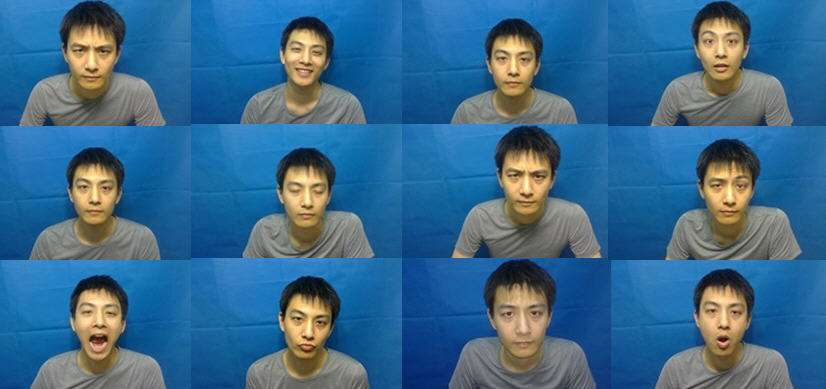
#> input picture datas/faces.png, 826 x 389 px
$ python '20230807_p04_opencv人脸检测.py'
#> lines starting #> are read from the running program, lines starting #| are printed output that depends on the picture; after the words box and inside, x2 and y2 are one past the last pixel; in counts of white or black regions, pixels touching at a corner belong together
# -*- coding:utf-8 -*-

import cv2 as cv
import numpy as np
import matplotlib.pyplot as plt

"""
定位
其实是一种辅助功能
"""

"""
基于Haar Cascades的Face Detection
"""
# 加载定义好的人脸以及眼睛信息匹配信息
face_cascade = cv.CascadeClassifier('./datas/haarcascade_frontalface_default.xml')
eye_cascade = cv.CascadeClassifier('./datas/haarcascade_eye.xml')
# 加载图像
img = cv.imread('./datas/faces.png')
#> img is the input picture: shape (389, 826, 3); mean B, G, R 140.5, 105.7, 58.4
# img = cv.imread('./datas/v1_frame/img_400.png')
# 转换为灰度图像
gray = cv.cvtColor(img, cv.COLOR_BGR2GRAY)
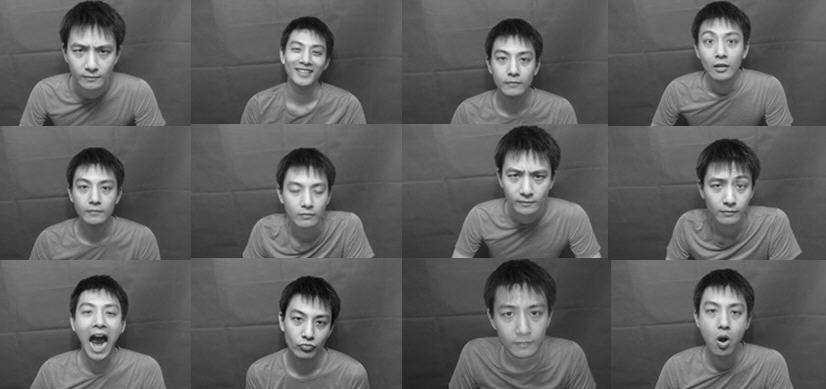
#> gray: shape (389, 826); min 1, max 248, mean 95.5

# 检测图像
faces = face_cascade.detectMultiScale(gray, 1.3, 5)
#> faces = [[278, 29, 56, 56], [691, 18, 59, 59], [62, 28, 61, 61], [484, 36, 59, 59], [497, 153, 61, 61], [66, 164, 59, 59], [699, 163, 60, 60], [277, 168, 59, 59], [69, 288, 61, 61], [693, 287, 62, 62], [486, 285, 72, 72], [279, 297, 60, 60]]
for (x, y, w, h) in faces:
    # 画人脸区域
    cv.rectangle(img, (x, y), (x + w, y + h), (255, 0, 0), 2)

    # 获得人脸区域
    roi_gray = gray[y:y + h, x:x + w]
    roi_img = img[y:y + h, x:x + w]

    # 检测眼睛
    eyes = eye_cascade.detectMultiScale(roi_gray)
    for (ex, ey, ew, eh) in eyes:
        # 画眼睛
        cv.rectangle(roi_img, (ex, ey), (ex + ew, ey + eh), (0, 0, 255), 2)
#> this loop made 12 passes
#> (x, y, w, h, eyes) on passes 2, 3, 4, 7, 10, 11, 12: (691, 18, 59, 59, [[28, 13, 22, 22]]), (62, 28, 61, 61, [[7, 10, 22, 22]]), (484, 36, 59, 59, [[8, 12, 22, 22]]), (699, 163, 60, 60, [[8, 9, 22, 22]]), (693, 287, 62, 62, [[9, 15, 20, 20]]), (486, 285, 72, 72, [[36, 16, 22, 22], [11, 18, 23, 23]]), (279, 297, 60, 60, [[9, 11, 22, 22]])
#> pass 1, `roi_gray = gray[y:y + h, x:x + w]`:
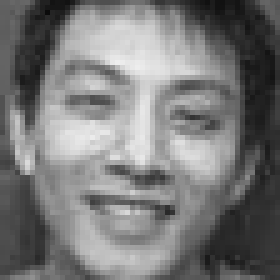
#> roi_gray: shape (56, 56) (shown 5 times larger); min 11, max 239, mean 120.8
#> pass 1, `roi_img = img[y:y + h, x:x + w]`:
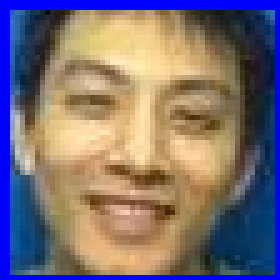
#> roi_img: shape (56, 56, 3) (shown 5 times larger); mean B, G, R 115.9, 111.5, 123.3
#> pass 2, `roi_img = img[y:y + h, x:x + w]`:
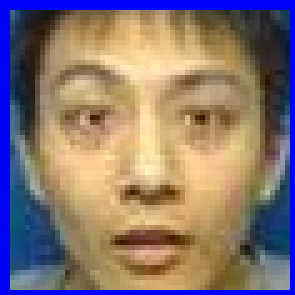
#> roi_img: shape (59, 59, 3) (shown 5 times larger); mean B, G, R 114.5, 117.9, 135.5
#> after the loop:
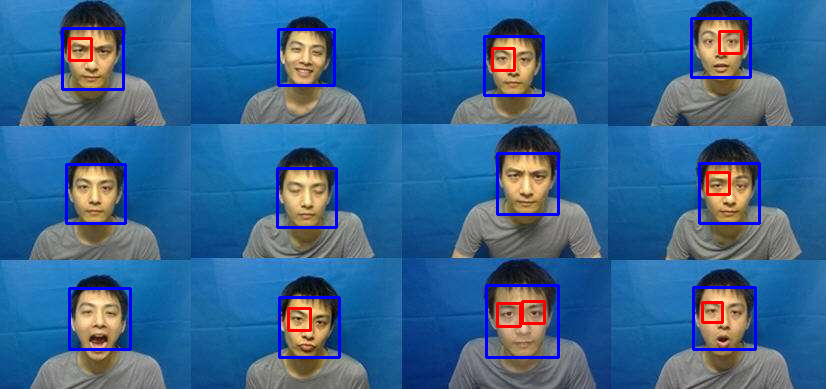
#> img: shape (389, 826, 3); 3.34% of pixels changed, all inside (x1, y1, x2, y2) = (61, 17, 761, 359)
#> after the loop:
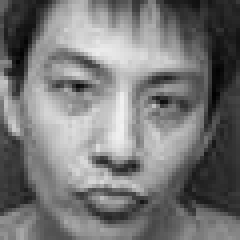
#> roi_gray: shape (60, 60) (shown 4 times larger); min 1, max 241, mean 119.3
#> after the loop:
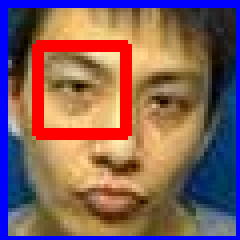
#> roi_img: shape (60, 60, 3) (shown 4 times larger); mean B, G, R 92.6, 95.2, 130.1

# 可视化
cv.imshow('img', img)
cv.waitKey(0)
cv.destroyAllWindows()

# 从摄像机获取视频 + 人脸区域提取
# 创建一个基于摄像头的视频读取流，给定基于第一个视频设备
#> (the run stopped early here; a loop or call above may not have finished)

$ run again, with datas/koala.png copied over datas/faces.png
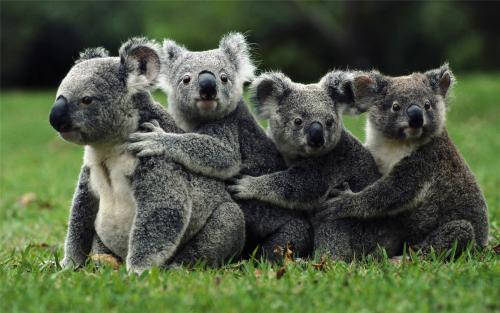
#> input picture datas/koala.png, 500 x 313 px
#> img is the input picture: shape (313, 500, 3); mean B, G, R 65, 90, 78.3
#> `gray = cv.cvtColor(img, cv.COLOR_BGR2GRAY)`:
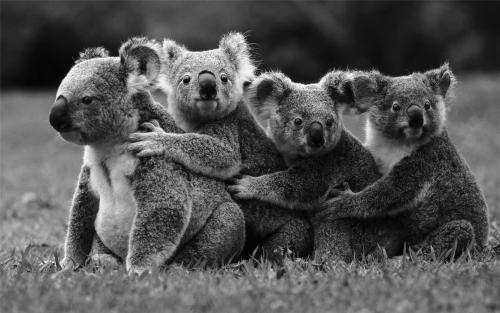
#> gray: shape (313, 500); min 0, max 255, mean 83.6
#> faces = [[16, 249, 53, 53]]
#> the loop `for (x, y, w, h) in faces:` made 1 pass
#> after the loop `for (x, y, w, h) in faces:`:
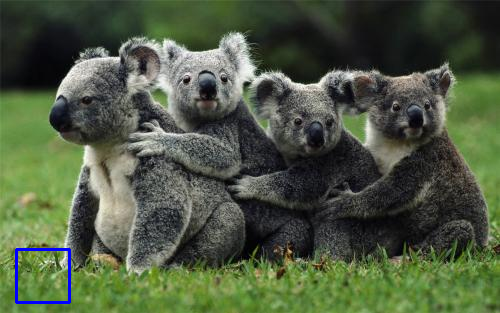
#> img: shape (313, 500, 3); 0.4% of pixels changed, all inside (x1, y1, x2, y2) = (15, 248, 71, 304)
